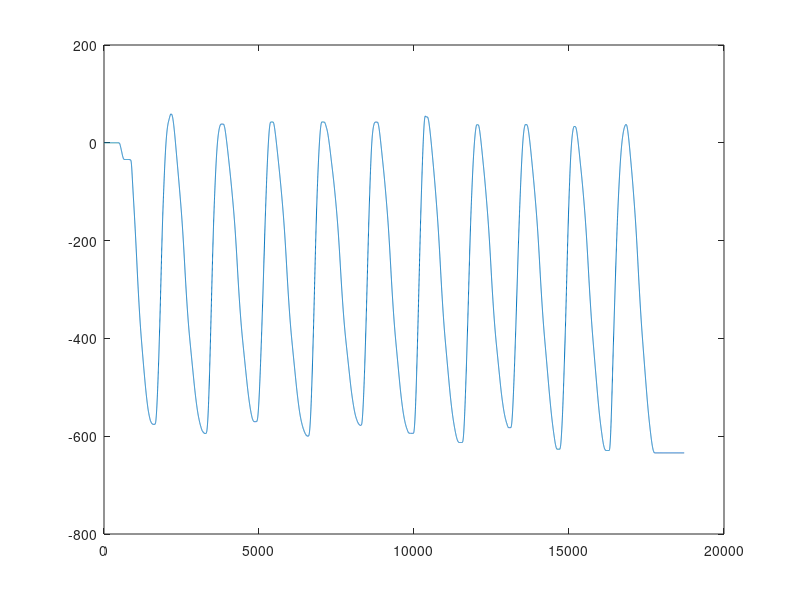

MATLAB code for this plot:
clear all; clc; close all;

%a = importdata('capture.txt');
a = csvread('capture.txt');

plot(a)

% sc=(pi/180); % give v=[rad/s], if sc=1 then v=[deg/s]
% v=sc*(a(2:end,2)-a(1:end-1,2))/.005;
% 
% v= [v' v(end)]';
% a=[a v];
% 
% for i=1:5
%     
% c=a(10:end,i);
% 
% figure(i)
% plot(c)
% 
% n=500;
% for ii=1:length(c)-n
%     b(ii)=mean(c(ii:ii+n));
% end
% figure(i+10)
% plot(b)
%     
% end
%     
%     